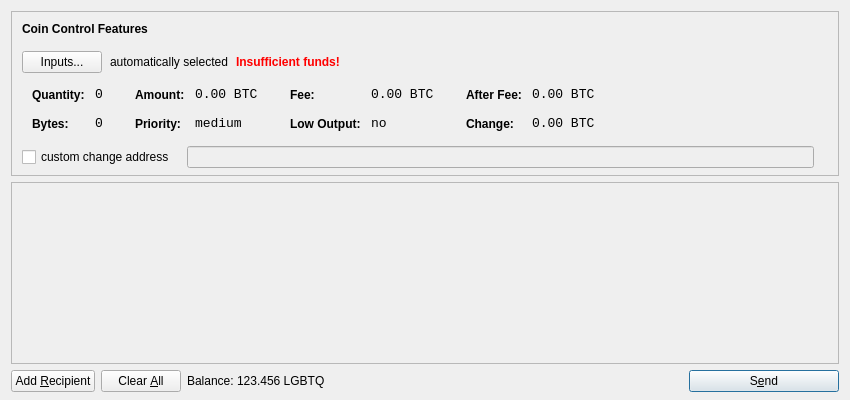
<?xml version="1.0" encoding="UTF-8"?>
<ui version="4.0">
 <class>SendCoinsDialog</class>
 <widget class="QDialog" name="SendCoinsDialog">
  <property name="geometry">
   <rect>
    <x>0</x>
    <y>0</y>
    <width>850</width>
    <height>400</height>
   </rect>
  </property>
  <property name="windowTitle">
   <string>Send Coins</string>
  </property>
  <layout class="QVBoxLayout" name="verticalLayout" stretch="0,1,0">
   <property name="bottomMargin">
    <number>8</number>
   </property>
   <item>
    <widget class="QFrame" name="frameCoinControl">
     <property name="sizePolicy">
      <sizepolicy hsizetype="Expanding" vsizetype="Expanding">
       <horstretch>0</horstretch>
       <verstretch>0</verstretch>
      </sizepolicy>
     </property>
     <property name="maximumSize">
      <size>
       <width>16777215</width>
       <height>16777215</height>
      </size>
     </property>
     <property name="frameShape">
      <enum>QFrame::StyledPanel</enum>
     </property>
     <property name="frameShadow">
      <enum>QFrame::Sunken</enum>
     </property>
     <layout class="QVBoxLayout" name="verticalLayoutCoinControl2">
      <property name="spacing">
       <number>-1</number>
      </property>
      <property name="leftMargin">
       <number>0</number>
      </property>
      <property name="topMargin">
       <number>0</number>
      </property>
      <property name="rightMargin">
       <number>0</number>
      </property>
      <property name="bottomMargin">
       <number>6</number>
      </property>
      <item>
       <layout class="QVBoxLayout" name="verticalLayoutCoinControl" stretch="0,0,0,0,1">
        <property name="spacing">
         <number>0</number>
        </property>
        <property name="leftMargin">
         <number>10</number>
        </property>
        <property name="topMargin">
         <number>10</number>
        </property>
        <item>
         <layout class="QHBoxLayout" name="horizontalLayoutCoinControl1">
          <property name="bottomMargin">
           <number>15</number>
          </property>
          <item>
           <widget class="QLabel" name="labelCoinControlFeatures">
            <property name="sizePolicy">
             <sizepolicy hsizetype="Preferred" vsizetype="Maximum">
              <horstretch>0</horstretch>
              <verstretch>0</verstretch>
             </sizepolicy>
            </property>
            <property name="font">
             <font>
              <weight>75</weight>
              <bold>true</bold>
             </font>
            </property>
            <property name="styleSheet">
             <string notr="true">font-weight:bold;</string>
            </property>
            <property name="text">
             <string>Coin Control Features</string>
            </property>
           </widget>
          </item>
         </layout>
        </item>
        <item>
         <layout class="QHBoxLayout" name="horizontalLayoutCoinControl2" stretch="0,0,0,0">
          <property name="spacing">
           <number>8</number>
          </property>
          <property name="bottomMargin">
           <number>10</number>
          </property>
          <item>
           <widget class="QPushButton" name="pushButtonCoinControl">
            <property name="styleSheet">
             <string notr="true"/>
            </property>
            <property name="text">
             <string>Inputs...</string>
            </property>
           </widget>
          </item>
          <item>
           <widget class="QLabel" name="labelCoinControlAutomaticallySelected">
            <property name="text">
             <string>automatically selected</string>
            </property>
            <property name="margin">
             <number>5</number>
            </property>
           </widget>
          </item>
          <item>
           <widget class="QLabel" name="labelCoinControlInsuffFunds">
            <property name="font">
             <font>
              <weight>75</weight>
              <bold>true</bold>
             </font>
            </property>
            <property name="styleSheet">
             <string notr="true">color:red;font-weight:bold;</string>
            </property>
            <property name="text">
             <string>Insufficient funds!</string>
            </property>
            <property name="margin">
             <number>5</number>
            </property>
           </widget>
          </item>
          <item>
           <spacer name="horizontalSpacerCoinControl">
            <property name="orientation">
             <enum>Qt::Horizontal</enum>
            </property>
            <property name="sizeHint" stdset="0">
             <size>
              <width>40</width>
              <height>1</height>
             </size>
            </property>
           </spacer>
          </item>
         </layout>
        </item>
        <item>
         <widget class="QWidget" name="widgetCoinControl" native="true">
          <property name="sizePolicy">
           <sizepolicy hsizetype="Preferred" vsizetype="Preferred">
            <horstretch>0</horstretch>
            <verstretch>0</verstretch>
           </sizepolicy>
          </property>
          <property name="minimumSize">
           <size>
            <width>0</width>
            <height>0</height>
           </size>
          </property>
          <property name="styleSheet">
           <string notr="true"/>
          </property>
          <layout class="QHBoxLayout" name="horizontalLayoutCoinControl5">
           <property name="margin">
            <number>0</number>
           </property>
           <item>
            <layout class="QHBoxLayout" name="horizontalLayoutCoinControl3" stretch="0,0,0,1">
             <property name="spacing">
              <number>20</number>
             </property>
             <property name="topMargin">
              <number>0</number>
             </property>
             <property name="bottomMargin">
              <number>10</number>
             </property>
             <item>
              <layout class="QFormLayout" name="formLayoutCoinControl1">
               <property name="horizontalSpacing">
                <number>10</number>
               </property>
               <property name="verticalSpacing">
                <number>14</number>
               </property>
               <property name="leftMargin">
                <number>10</number>
               </property>
               <property name="topMargin">
                <number>4</number>
               </property>
               <property name="rightMargin">
                <number>6</number>
               </property>
               <item row="0" column="0">
                <widget class="QLabel" name="labelCoinControlQuantityText">
                 <property name="styleSheet">
                  <string notr="true">font-weight:bold;</string>
                 </property>
                 <property name="text">
                  <string>Quantity:</string>
                 </property>
                 <property name="margin">
                  <number>0</number>
                 </property>
                </widget>
               </item>
               <item row="0" column="1">
                <widget class="QLabel" name="labelCoinControlQuantity">
                 <property name="font">
                  <font>
                   <family>Monospace</family>
                   <pointsize>10</pointsize>
                  </font>
                 </property>
                 <property name="cursor">
                  <cursorShape>IBeamCursor</cursorShape>
                 </property>
                 <property name="contextMenuPolicy">
                  <enum>Qt::ActionsContextMenu</enum>
                 </property>
                 <property name="text">
                  <string notr="true">0</string>
                 </property>
                 <property name="margin">
                  <number>0</number>
                 </property>
                 <property name="textInteractionFlags">
                  <set>Qt::LinksAccessibleByMouse|Qt::TextSelectableByKeyboard|Qt::TextSelectableByMouse</set>
                 </property>
                </widget>
               </item>
               <item row="1" column="0">
                <widget class="QLabel" name="labelCoinControlBytesText">
                 <property name="styleSheet">
                  <string notr="true">font-weight:bold;</string>
                 </property>
                 <property name="text">
                  <string>Bytes:</string>
                 </property>
                </widget>
               </item>
               <item row="1" column="1">
                <widget class="QLabel" name="labelCoinControlBytes">
                 <property name="font">
                  <font>
                   <family>Monospace</family>
                   <pointsize>10</pointsize>
                  </font>
                 </property>
                 <property name="cursor">
                  <cursorShape>IBeamCursor</cursorShape>
                 </property>
                 <property name="contextMenuPolicy">
                  <enum>Qt::ActionsContextMenu</enum>
                 </property>
                 <property name="text">
                  <string notr="true">0</string>
                 </property>
                 <property name="textInteractionFlags">
                  <set>Qt::LinksAccessibleByMouse|Qt::TextSelectableByKeyboard|Qt::TextSelectableByMouse</set>
                 </property>
                </widget>
               </item>
              </layout>
             </item>
             <item>
              <layout class="QFormLayout" name="formLayoutCoinControl2">
               <property name="horizontalSpacing">
                <number>10</number>
               </property>
               <property name="verticalSpacing">
                <number>14</number>
               </property>
               <property name="leftMargin">
                <number>6</number>
               </property>
               <property name="topMargin">
                <number>4</number>
               </property>
               <property name="rightMargin">
                <number>6</number>
               </property>
               <item row="0" column="0">
                <widget class="QLabel" name="labelCoinControlAmountText">
                 <property name="styleSheet">
                  <string notr="true">font-weight:bold;</string>
                 </property>
                 <property name="text">
                  <string>Amount:</string>
                 </property>
                 <property name="margin">
                  <number>0</number>
                 </property>
                </widget>
               </item>
               <item row="0" column="1">
                <widget class="QLabel" name="labelCoinControlAmount">
                 <property name="font">
                  <font>
                   <family>Monospace</family>
                   <pointsize>10</pointsize>
                  </font>
                 </property>
                 <property name="cursor">
                  <cursorShape>IBeamCursor</cursorShape>
                 </property>
                 <property name="contextMenuPolicy">
                  <enum>Qt::ActionsContextMenu</enum>
                 </property>
                 <property name="text">
                  <string notr="true">0.00 BTC</string>
                 </property>
                 <property name="textInteractionFlags">
                  <set>Qt::LinksAccessibleByMouse|Qt::TextSelectableByKeyboard|Qt::TextSelectableByMouse</set>
                 </property>
                </widget>
               </item>
               <item row="1" column="0">
                <widget class="QLabel" name="labelCoinControlPriorityText">
                 <property name="styleSheet">
                  <string notr="true">font-weight:bold;</string>
                 </property>
                 <property name="text">
                  <string>Priority:</string>
                 </property>
                </widget>
               </item>
               <item row="1" column="1">
                <widget class="QLabel" name="labelCoinControlPriority">
                 <property name="font">
                  <font>
                   <family>Monospace</family>
                   <pointsize>10</pointsize>
                  </font>
                 </property>
                 <property name="cursor">
                  <cursorShape>IBeamCursor</cursorShape>
                 </property>
                 <property name="contextMenuPolicy">
                  <enum>Qt::ActionsContextMenu</enum>
                 </property>
                 <property name="text">
                  <string>medium</string>
                 </property>
                 <property name="textInteractionFlags">
                  <set>Qt::LinksAccessibleByMouse|Qt::TextSelectableByKeyboard|Qt::TextSelectableByMouse</set>
                 </property>
                </widget>
               </item>
              </layout>
             </item>
             <item>
              <layout class="QFormLayout" name="formLayoutCoinControl3">
               <property name="horizontalSpacing">
                <number>10</number>
               </property>
               <property name="verticalSpacing">
                <number>14</number>
               </property>
               <property name="leftMargin">
                <number>6</number>
               </property>
               <property name="topMargin">
                <number>4</number>
               </property>
               <property name="rightMargin">
                <number>6</number>
               </property>
               <item row="0" column="0">
                <widget class="QLabel" name="labelCoinControlFeeText">
                 <property name="styleSheet">
                  <string notr="true">font-weight:bold;</string>
                 </property>
                 <property name="text">
                  <string>Fee:</string>
                 </property>
                 <property name="margin">
                  <number>0</number>
                 </property>
                </widget>
               </item>
               <item row="0" column="1">
                <widget class="QLabel" name="labelCoinControlFee">
                 <property name="font">
                  <font>
                   <family>Monospace</family>
                   <pointsize>10</pointsize>
                  </font>
                 </property>
                 <property name="cursor">
                  <cursorShape>IBeamCursor</cursorShape>
                 </property>
                 <property name="contextMenuPolicy">
                  <enum>Qt::ActionsContextMenu</enum>
                 </property>
                 <property name="text">
                  <string notr="true">0.00 BTC</string>
                 </property>
                 <property name="textInteractionFlags">
                  <set>Qt::LinksAccessibleByMouse|Qt::TextSelectableByKeyboard|Qt::TextSelectableByMouse</set>
                 </property>
                </widget>
               </item>
               <item row="1" column="0">
                <widget class="QLabel" name="labelCoinControlLowOutputText">
                 <property name="styleSheet">
                  <string notr="true">font-weight:bold;</string>
                 </property>
                 <property name="text">
                  <string>Low Output:</string>
                 </property>
                </widget>
               </item>
               <item row="1" column="1">
                <widget class="QLabel" name="labelCoinControlLowOutput">
                 <property name="font">
                  <font>
                   <family>Monospace</family>
                   <pointsize>10</pointsize>
                  </font>
                 </property>
                 <property name="cursor">
                  <cursorShape>IBeamCursor</cursorShape>
                 </property>
                 <property name="contextMenuPolicy">
                  <enum>Qt::ActionsContextMenu</enum>
                 </property>
                 <property name="text">
                  <string>no</string>
                 </property>
                 <property name="textInteractionFlags">
                  <set>Qt::LinksAccessibleByMouse|Qt::TextSelectableByKeyboard|Qt::TextSelectableByMouse</set>
                 </property>
                </widget>
               </item>
              </layout>
             </item>
             <item>
              <layout class="QFormLayout" name="formLayoutCoinControl4">
               <property name="horizontalSpacing">
                <number>10</number>
               </property>
               <property name="verticalSpacing">
                <number>14</number>
               </property>
               <property name="leftMargin">
                <number>6</number>
               </property>
               <property name="topMargin">
                <number>4</number>
               </property>
               <property name="rightMargin">
                <number>6</number>
               </property>
               <item row="0" column="0">
                <widget class="QLabel" name="labelCoinControlAfterFeeText">
                 <property name="styleSheet">
                  <string notr="true">font-weight:bold;</string>
                 </property>
                 <property name="text">
                  <string>After Fee:</string>
                 </property>
                 <property name="margin">
                  <number>0</number>
                 </property>
                </widget>
               </item>
               <item row="0" column="1">
                <widget class="QLabel" name="labelCoinControlAfterFee">
                 <property name="font">
                  <font>
                   <family>Monospace</family>
                   <pointsize>10</pointsize>
                  </font>
                 </property>
                 <property name="cursor">
                  <cursorShape>IBeamCursor</cursorShape>
                 </property>
                 <property name="contextMenuPolicy">
                  <enum>Qt::ActionsContextMenu</enum>
                 </property>
                 <property name="text">
                  <string notr="true">0.00 BTC</string>
                 </property>
                 <property name="textInteractionFlags">
                  <set>Qt::LinksAccessibleByMouse|Qt::TextSelectableByKeyboard|Qt::TextSelectableByMouse</set>
                 </property>
                </widget>
               </item>
               <item row="1" column="0">
                <widget class="QLabel" name="labelCoinControlChangeText">
                 <property name="styleSheet">
                  <string notr="true">font-weight:bold;</string>
                 </property>
                 <property name="text">
                  <string>Change:</string>
                 </property>
                </widget>
               </item>
               <item row="1" column="1">
                <widget class="QLabel" name="labelCoinControlChange">
                 <property name="font">
                  <font>
                   <family>Monospace</family>
                   <pointsize>10</pointsize>
                  </font>
                 </property>
                 <property name="cursor">
                  <cursorShape>IBeamCursor</cursorShape>
                 </property>
                 <property name="contextMenuPolicy">
                  <enum>Qt::ActionsContextMenu</enum>
                 </property>
                 <property name="text">
                  <string notr="true">0.00 BTC</string>
                 </property>
                 <property name="textInteractionFlags">
                  <set>Qt::LinksAccessibleByMouse|Qt::TextSelectableByKeyboard|Qt::TextSelectableByMouse</set>
                 </property>
                </widget>
               </item>
              </layout>
             </item>
            </layout>
           </item>
          </layout>
         </widget>
        </item>
        <item>
         <layout class="QHBoxLayout" name="horizontalLayoutCoinControl4" stretch="0,0,0">
          <property name="spacing">
           <number>12</number>
          </property>
          <property name="sizeConstraint">
           <enum>QLayout::SetDefaultConstraint</enum>
          </property>
          <property name="topMargin">
           <number>5</number>
          </property>
          <property name="rightMargin">
           <number>5</number>
          </property>
          <item>
           <widget class="QCheckBox" name="checkBoxCoinControlChange">
            <property name="text">
             <string>custom change address</string>
            </property>
           </widget>
          </item>
          <item>
           <widget class="QLineEdit" name="lineEditCoinControlChange">
            <property name="enabled">
             <bool>false</bool>
            </property>
            <property name="sizePolicy">
             <sizepolicy hsizetype="Expanding" vsizetype="Fixed">
              <horstretch>0</horstretch>
              <verstretch>0</verstretch>
             </sizepolicy>
            </property>
           </widget>
          </item>
          <item>
           <widget class="QLabel" name="labelCoinControlChangeLabel">
            <property name="sizePolicy">
             <sizepolicy hsizetype="Preferred" vsizetype="Expanding">
              <horstretch>0</horstretch>
              <verstretch>0</verstretch>
             </sizepolicy>
            </property>
            <property name="minimumSize">
             <size>
              <width>0</width>
              <height>0</height>
             </size>
            </property>
            <property name="text">
             <string/>
            </property>
            <property name="margin">
             <number>3</number>
            </property>
           </widget>
          </item>
         </layout>
        </item>
        <item>
         <spacer name="verticalSpacerCoinControl">
          <property name="orientation">
           <enum>Qt::Vertical</enum>
          </property>
          <property name="sizeHint" stdset="0">
           <size>
            <width>800</width>
            <height>1</height>
           </size>
          </property>
         </spacer>
        </item>
       </layout>
      </item>
     </layout>
    </widget>
   </item>
   <item>
    <widget class="QScrollArea" name="scrollArea">
     <property name="widgetResizable">
      <bool>true</bool>
     </property>
     <widget class="QWidget" name="scrollAreaWidgetContents">
      <property name="geometry">
       <rect>
        <x>0</x>
        <y>0</y>
        <width>830</width>
        <height>165</height>
       </rect>
      </property>
      <layout class="QVBoxLayout" name="verticalLayout_2">
       <property name="margin">
        <number>0</number>
       </property>
       <item>
        <layout class="QVBoxLayout" name="entries">
         <property name="spacing">
          <number>6</number>
         </property>
        </layout>
       </item>
       <item>
        <spacer name="verticalSpacer">
         <property name="orientation">
          <enum>Qt::Vertical</enum>
         </property>
         <property name="sizeHint" stdset="0">
          <size>
           <width>20</width>
           <height>40</height>
          </size>
         </property>
        </spacer>
       </item>
      </layout>
     </widget>
    </widget>
   </item>
   <item>
    <layout class="QHBoxLayout" name="horizontalLayout">
     <item>
      <widget class="QPushButton" name="addButton">
       <property name="toolTip">
        <string>Send to multiple recipients at once</string>
       </property>
       <property name="text">
        <string>Add &amp;Recipient</string>
       </property>
       <property name="icon">
        <iconset resource="../bitcoin.qrc">
         <normaloff>:/icons/add</normaloff>:/icons/add</iconset>
       </property>
       <property name="autoDefault">
        <bool>false</bool>
       </property>
      </widget>
     </item>
     <item>
      <widget class="QPushButton" name="clearButton">
       <property name="sizePolicy">
        <sizepolicy hsizetype="Minimum" vsizetype="Fixed">
         <horstretch>0</horstretch>
         <verstretch>0</verstretch>
        </sizepolicy>
       </property>
       <property name="toolTip">
        <string>Remove all transaction fields</string>
       </property>
       <property name="text">
        <string>Clear &amp;All</string>
       </property>
       <property name="icon">
        <iconset resource="../bitcoin.qrc">
         <normaloff>:/icons/remove</normaloff>:/icons/remove</iconset>
       </property>
       <property name="autoRepeatDelay">
        <number>300</number>
       </property>
       <property name="autoDefault">
        <bool>false</bool>
       </property>
      </widget>
     </item>
     <item>
      <layout class="QHBoxLayout" name="horizontalLayout_2">
       <property name="spacing">
        <number>3</number>
       </property>
       <item>
        <widget class="QLabel" name="label">
         <property name="text">
          <string>Balance:</string>
         </property>
        </widget>
       </item>
       <item>
        <widget class="QLabel" name="labelBalance">
         <property name="cursor">
          <cursorShape>IBeamCursor</cursorShape>
         </property>
         <property name="text">
          <string>123.456 LGBTQ</string>
         </property>
         <property name="textInteractionFlags">
          <set>Qt::LinksAccessibleByMouse|Qt::TextSelectableByKeyboard|Qt::TextSelectableByMouse</set>
         </property>
        </widget>
       </item>
      </layout>
     </item>
     <item>
      <spacer name="horizontalSpacer">
       <property name="orientation">
        <enum>Qt::Horizontal</enum>
       </property>
       <property name="sizeHint" stdset="0">
        <size>
         <width>40</width>
         <height>20</height>
        </size>
       </property>
      </spacer>
     </item>
     <item>
      <widget class="QPushButton" name="sendButton">
       <property name="minimumSize">
        <size>
         <width>150</width>
         <height>0</height>
        </size>
       </property>
       <property name="toolTip">
        <string>Confirm the send action</string>
       </property>
       <property name="text">
        <string>S&amp;end</string>
       </property>
       <property name="icon">
        <iconset resource="../bitcoin.qrc">
         <normaloff>:/icons/send</normaloff>:/icons/send</iconset>
       </property>
       <property name="default">
        <bool>true</bool>
       </property>
      </widget>
     </item>
    </layout>
   </item>
  </layout>
 </widget>
 <resources>
  <include location="../bitcoin.qrc"/>
 </resources>
 <connections/>
</ui>
